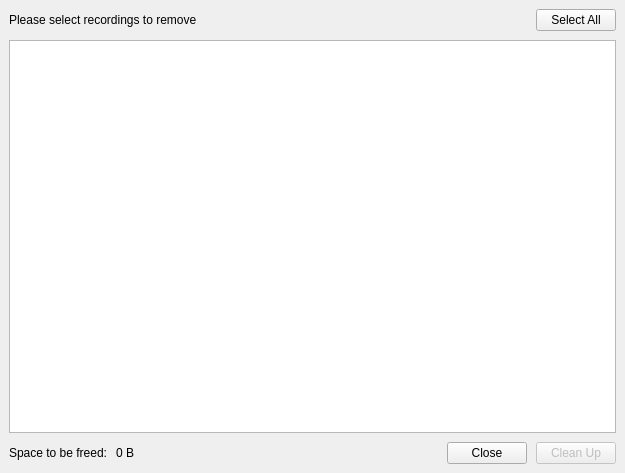
<?xml version="1.0" encoding="utf-8"?>
<ui version="4.0">
 <author>
    SPDX-FileCopyrightText: none
    SPDX-License-Identifier: GPL-3.0-or-later
  </author>
 <class>RecorderSnapshotsManager</class>
 <widget class="QWidget" name="RecorderSnapshotsManager">
  <property name="geometry">
   <rect>
    <x>0</x>
    <y>0</y>
    <width>625</width>
    <height>473</height>
   </rect>
  </property>
  <property name="windowTitle">
   <string>Clean up Recordings</string>
  </property>
  <layout class="QGridLayout" name="gridLayout">
   <property name="leftMargin">
    <number>0</number>
   </property>
   <property name="topMargin">
    <number>0</number>
   </property>
   <property name="rightMargin">
    <number>0</number>
   </property>
   <property name="bottomMargin">
    <number>0</number>
   </property>
   <item column="0" row="0">
    <widget class="QStackedWidget" name="stackedWidget">
     <property name="currentIndex">
      <number>1</number>
     </property>
     <widget class="QWidget" name="pageProgress">
      <layout class="QHBoxLayout" name="horizontalLayout_3" stretch="0,1,0">
       <property name="leftMargin">
        <number>0</number>
       </property>
       <property name="topMargin">
        <number>0</number>
       </property>
       <property name="rightMargin">
        <number>0</number>
       </property>
       <property name="bottomMargin">
        <number>0</number>
       </property>
       <item>
        <spacer name="horizontalSpacer_2">
         <property name="orientation">
          <enum>Qt::Horizontal</enum>
         </property>
         <property name="sizeHint" stdset="0">
          <size>
           <width>118</width>
           <height>20</height>
          </size>
         </property>
        </spacer>
       </item>
       <item>
        <layout class="QVBoxLayout" name="verticalLayout_2" stretch="1,0,0,0,1">
         <property name="spacing">
          <number>9</number>
         </property>
         <item>
          <spacer name="verticalSpacer">
           <property name="orientation">
            <enum>Qt::Vertical</enum>
           </property>
           <property name="sizeType">
            <enum>QSizePolicy::Preferred</enum>
           </property>
           <property name="sizeHint" stdset="0">
            <size>
             <width>20</width>
             <height>178</height>
            </size>
           </property>
          </spacer>
         </item>
         <item>
          <widget class="QLabel" name="labelProgress">
           <property name="sizePolicy">
            <sizepolicy hsizetype="Preferred" vsizetype="Fixed">
             <horstretch>0</horstretch>
             <verstretch>0</verstretch>
            </sizepolicy>
           </property>
           <property name="text">
            <string>Scanning...</string>
           </property>
           <property name="alignment">
            <set>Qt::AlignCenter</set>
           </property>
          </widget>
         </item>
         <item>
          <widget class="QProgressBar" name="progressScanning">
           <property name="maximum">
            <number>0</number>
           </property>
           <property name="value">
            <number>-1</number>
           </property>
          </widget>
         </item>
         <item>
          <layout class="QHBoxLayout" name="horizontalLayout_4">
           <item>
            <spacer name="horizontalSpacer">
             <property name="orientation">
              <enum>Qt::Horizontal</enum>
             </property>
             <property name="sizeHint" stdset="0">
              <size>
               <width>40</width>
               <height>20</height>
              </size>
             </property>
            </spacer>
           </item>
           <item>
            <widget class="QPushButton" name="buttonCancel">
             <property name="text">
              <string>Cancel</string>
             </property>
            </widget>
           </item>
           <item>
            <spacer name="horizontalSpacer_4">
             <property name="orientation">
              <enum>Qt::Horizontal</enum>
             </property>
             <property name="sizeHint" stdset="0">
              <size>
               <width>40</width>
               <height>20</height>
              </size>
             </property>
            </spacer>
           </item>
          </layout>
         </item>
         <item>
          <spacer name="verticalSpacer_2">
           <property name="orientation">
            <enum>Qt::Vertical</enum>
           </property>
           <property name="sizeType">
            <enum>QSizePolicy::Preferred</enum>
           </property>
           <property name="sizeHint" stdset="0">
            <size>
             <width>20</width>
             <height>178</height>
            </size>
           </property>
          </spacer>
         </item>
        </layout>
       </item>
       <item>
        <spacer name="horizontalSpacer_3">
         <property name="orientation">
          <enum>Qt::Horizontal</enum>
         </property>
         <property name="sizeHint" stdset="0">
          <size>
           <width>118</width>
           <height>20</height>
          </size>
         </property>
        </spacer>
       </item>
      </layout>
     </widget>
     <widget class="QWidget" name="pageSelection">
      <layout class="QVBoxLayout" name="verticalLayout">
       <property name="spacing">
        <number>9</number>
       </property>
       <item>
        <layout class="QHBoxLayout" name="horizontalLayout">
         <item>
          <widget class="QLabel" name="label">
           <property name="sizePolicy">
            <sizepolicy hsizetype="Expanding" vsizetype="Preferred">
             <horstretch>0</horstretch>
             <verstretch>0</verstretch>
            </sizepolicy>
           </property>
           <property name="text">
            <string>Please select recordings to remove</string>
           </property>
          </widget>
         </item>
         <item>
          <widget class="QPushButton" name="buttonSelectAll">
           <property name="text">
            <string>Select All</string>
           </property>
          </widget>
         </item>
        </layout>
       </item>
       <item>
        <widget class="QTreeView" name="treeDirectories">
         <property name="editTriggers">
          <set>QAbstractItemView::NoEditTriggers</set>
         </property>
         <property name="showDropIndicator" stdset="0">
          <bool>false</bool>
         </property>
         <property name="alternatingRowColors">
          <bool>true</bool>
         </property>
         <property name="selectionMode">
          <enum>QAbstractItemView::MultiSelection</enum>
         </property>
         <property name="iconSize">
          <size>
           <width>80</width>
           <height>80</height>
          </size>
         </property>
         <property name="rootIsDecorated">
          <bool>false</bool>
         </property>
         <property name="uniformRowHeights">
          <bool>true</bool>
         </property>
         <property name="itemsExpandable">
          <bool>false</bool>
         </property>
         <property name="sortingEnabled">
          <bool>true</bool>
         </property>
         <property name="allColumnsShowFocus">
          <bool>true</bool>
         </property>
         <property name="wordWrap">
          <bool>true</bool>
         </property>
         <attribute name="headerDefaultSectionSize">
          <number>110</number>
         </attribute>
        </widget>
       </item>
       <item>
        <layout class="QHBoxLayout" name="horizontalLayout_2">
         <item>
          <widget class="QLabel" name="labelSpaceTitle">
           <property name="text">
            <string>Space to be freed:</string>
           </property>
          </widget>
         </item>
         <item>
          <widget class="QLabel" name="labelSpace">
           <property name="sizePolicy">
            <sizepolicy hsizetype="Expanding" vsizetype="Preferred">
             <horstretch>0</horstretch>
             <verstretch>0</verstretch>
            </sizepolicy>
           </property>
           <property name="text">
            <string>0 B</string>
           </property>
          </widget>
         </item>
         <item>
          <widget class="QPushButton" name="buttonClose">
           <property name="text">
            <string>Close</string>
           </property>
          </widget>
         </item>
         <item>
          <widget class="QPushButton" name="buttonCleanUp">
           <property name="enabled">
            <bool>false</bool>
           </property>
           <property name="text">
            <string>Clean Up</string>
           </property>
          </widget>
         </item>
        </layout>
       </item>
      </layout>
     </widget>
    </widget>
   </item>
  </layout>
 </widget>
 <tabstops>
  <tabstop>treeDirectories</tabstop>
  <tabstop>buttonSelectAll</tabstop>
  <tabstop>buttonCleanUp</tabstop>
  <tabstop>buttonClose</tabstop>
  <tabstop>buttonCancel</tabstop>
 </tabstops>
 <resources/>
 <connections>
  <connection>
   <sender>buttonClose</sender>
   <signal>clicked()</signal>
   <receiver>RecorderSnapshotsManager</receiver>
   <slot>close()</slot>
   <hints>
    <hint type="sourcelabel">
     <x>459</x>
     <y>449</y>
    </hint>
    <hint type="destinationlabel">
     <x>432</x>
     <y>459</y>
    </hint>
   </hints>
  </connection>
 </connections>
</ui>
